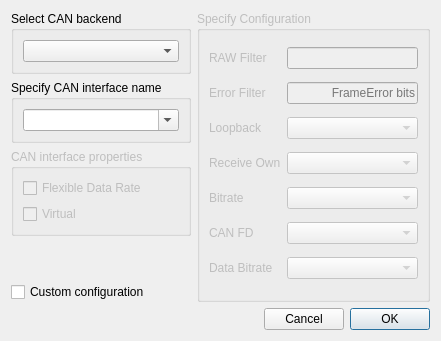
<?xml version="1.0" encoding="UTF-8"?>
<ui version="4.0">
 <class>ConnectDialog</class>
 <widget class="QDialog" name="ConnectDialog">
  <property name="geometry">
   <rect>
    <x>0</x>
    <y>0</y>
    <width>441</width>
    <height>341</height>
   </rect>
  </property>
  <property name="windowTitle">
   <string>Connect</string>
  </property>
  <layout class="QGridLayout" name="gridLayout_2">
   <item row="5" column="0" colspan="2">
    <layout class="QHBoxLayout" name="horizontalLayout">
     <item>
      <spacer name="horizontalSpacer">
       <property name="orientation">
        <enum>Qt::Horizontal</enum>
       </property>
       <property name="sizeHint" stdset="0">
        <size>
         <width>96</width>
         <height>20</height>
        </size>
       </property>
      </spacer>
     </item>
     <item>
      <widget class="QPushButton" name="cancelButton">
       <property name="text">
        <string>Cancel</string>
       </property>
       <property name="autoDefault">
        <bool>false</bool>
       </property>
      </widget>
     </item>
     <item>
      <widget class="QPushButton" name="okButton">
       <property name="text">
        <string>OK</string>
       </property>
       <property name="autoDefault">
        <bool>false</bool>
       </property>
       <property name="default">
        <bool>true</bool>
       </property>
      </widget>
     </item>
    </layout>
   </item>
   <item row="0" column="0">
    <widget class="QGroupBox" name="selectBackendBox">
     <property name="title">
      <string>Select CAN backend</string>
     </property>
     <layout class="QGridLayout" name="gridLayout">
      <item row="0" column="0">
       <widget class="QComboBox" name="backendListBox"/>
      </item>
     </layout>
    </widget>
   </item>
   <item row="0" column="1" rowspan="5">
    <widget class="QGroupBox" name="configurationBox">
     <property name="enabled">
      <bool>false</bool>
     </property>
     <property name="title">
      <string>Specify Configuration</string>
     </property>
     <layout class="QGridLayout" name="gridLayout_4">
      <item row="0" column="0">
       <widget class="QLabel" name="rawFilterLabel">
        <property name="text">
         <string>RAW Filter</string>
        </property>
       </widget>
      </item>
      <item row="0" column="1">
       <widget class="QLineEdit" name="rawFilterEdit">
        <property name="alignment">
         <set>Qt::AlignRight|Qt::AlignTrailing|Qt::AlignVCenter</set>
        </property>
       </widget>
      </item>
      <item row="1" column="0">
       <widget class="QLabel" name="errorFilterLabel">
        <property name="text">
         <string>Error Filter</string>
        </property>
       </widget>
      </item>
      <item row="1" column="1">
       <widget class="QLineEdit" name="errorFilterEdit">
        <property name="alignment">
         <set>Qt::AlignRight|Qt::AlignTrailing|Qt::AlignVCenter</set>
        </property>
        <property name="placeholderText">
         <string>FrameError bits</string>
        </property>
       </widget>
      </item>
      <item row="2" column="0">
       <widget class="QLabel" name="loopbackLabel">
        <property name="text">
         <string>Loopback</string>
        </property>
       </widget>
      </item>
      <item row="2" column="1">
       <widget class="QComboBox" name="loopbackBox"/>
      </item>
      <item row="3" column="0">
       <widget class="QLabel" name="receiveOwnLabel">
        <property name="text">
         <string>Receive Own</string>
        </property>
       </widget>
      </item>
      <item row="3" column="1">
       <widget class="QComboBox" name="receiveOwnBox"/>
      </item>
      <item row="4" column="0">
       <widget class="QLabel" name="bitrateLabel">
        <property name="text">
         <string>Bitrate</string>
        </property>
       </widget>
      </item>
      <item row="4" column="1">
       <widget class="BitRateBox" name="bitrateBox"/>
      </item>
      <item row="5" column="0">
       <widget class="QLabel" name="canFdLabel">
        <property name="text">
         <string>CAN FD</string>
        </property>
       </widget>
      </item>
      <item row="5" column="1">
       <widget class="QComboBox" name="canFdBox"/>
      </item>
      <item row="6" column="0">
       <widget class="QLabel" name="dataBitrateLabel">
        <property name="text">
         <string>Data Bitrate</string>
        </property>
       </widget>
      </item>
      <item row="6" column="1">
       <widget class="BitRateBox" name="dataBitrateBox"/>
      </item>
     </layout>
    </widget>
   </item>
   <item row="1" column="0">
    <widget class="QGroupBox" name="specifyInterfaceNameBox">
     <property name="title">
      <string>Specify CAN interface name</string>
     </property>
     <layout class="QGridLayout" name="gridLayout_3">
      <item row="0" column="0">
       <widget class="QComboBox" name="interfaceListBox">
        <property name="editable">
         <bool>true</bool>
        </property>
       </widget>
      </item>
     </layout>
    </widget>
   </item>
   <item row="4" column="0">
    <widget class="QCheckBox" name="useConfigurationBox">
     <property name="text">
      <string>Custom configuration</string>
     </property>
    </widget>
   </item>
   <item row="2" column="0">
    <widget class="QGroupBox" name="interfacePropertiesBox">
     <property name="enabled">
      <bool>false</bool>
     </property>
     <property name="title">
      <string>CAN interface properties</string>
     </property>
     <layout class="QVBoxLayout" name="verticalLayout">
      <item>
       <widget class="QCheckBox" name="isFlexibleDataRateCapable">
        <property name="text">
         <string>Flexible Data Rate</string>
        </property>
       </widget>
      </item>
      <item>
       <widget class="QCheckBox" name="isVirtual">
        <property name="text">
         <string>Virtual</string>
        </property>
       </widget>
      </item>
     </layout>
    </widget>
   </item>
  </layout>
 </widget>
 <customwidgets>
  <customwidget>
   <class>BitRateBox</class>
   <extends>QComboBox</extends>
   <header>bitratebox.h</header>
  </customwidget>
 </customwidgets>
 <resources/>
 <connections/>
</ui>
